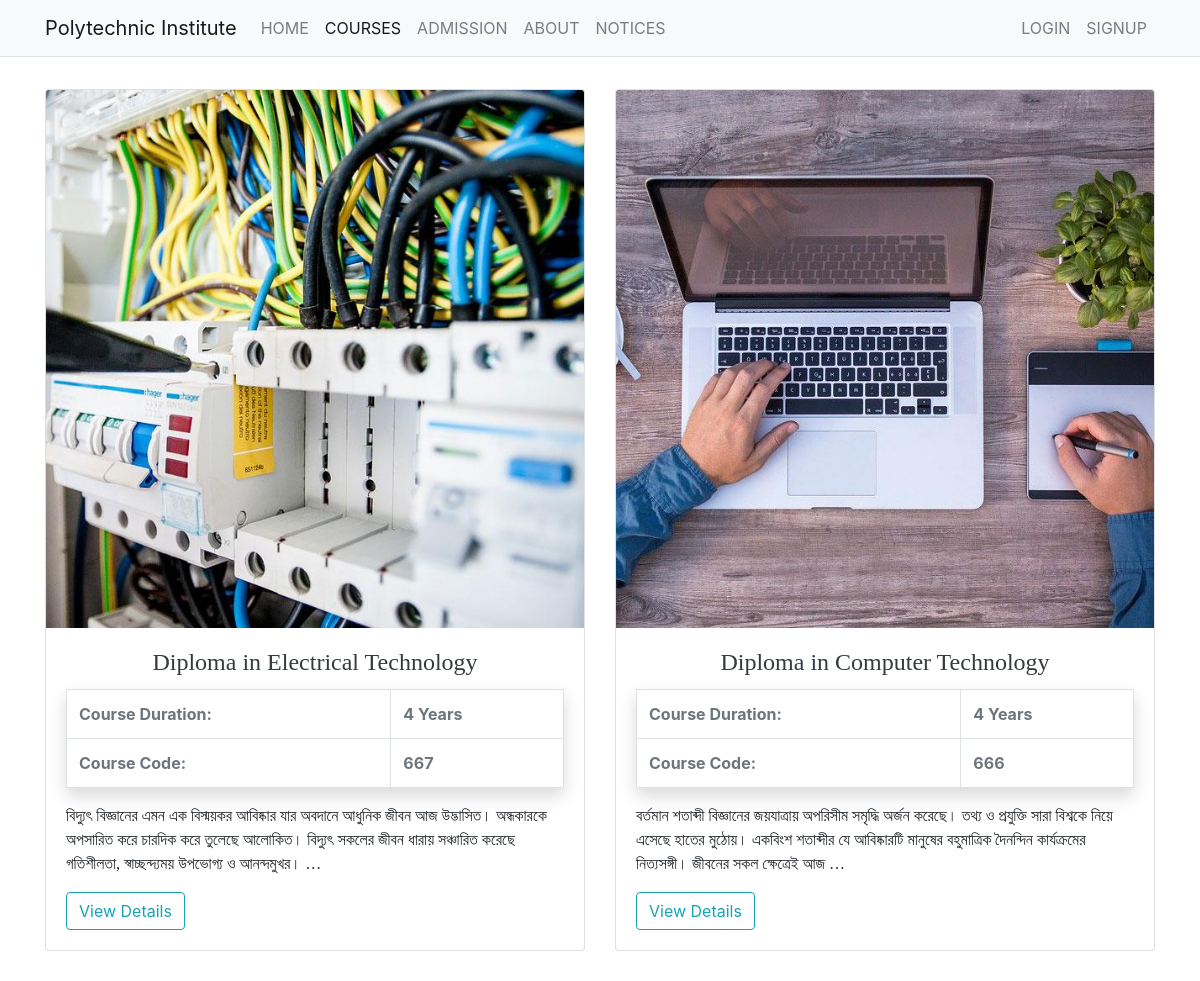
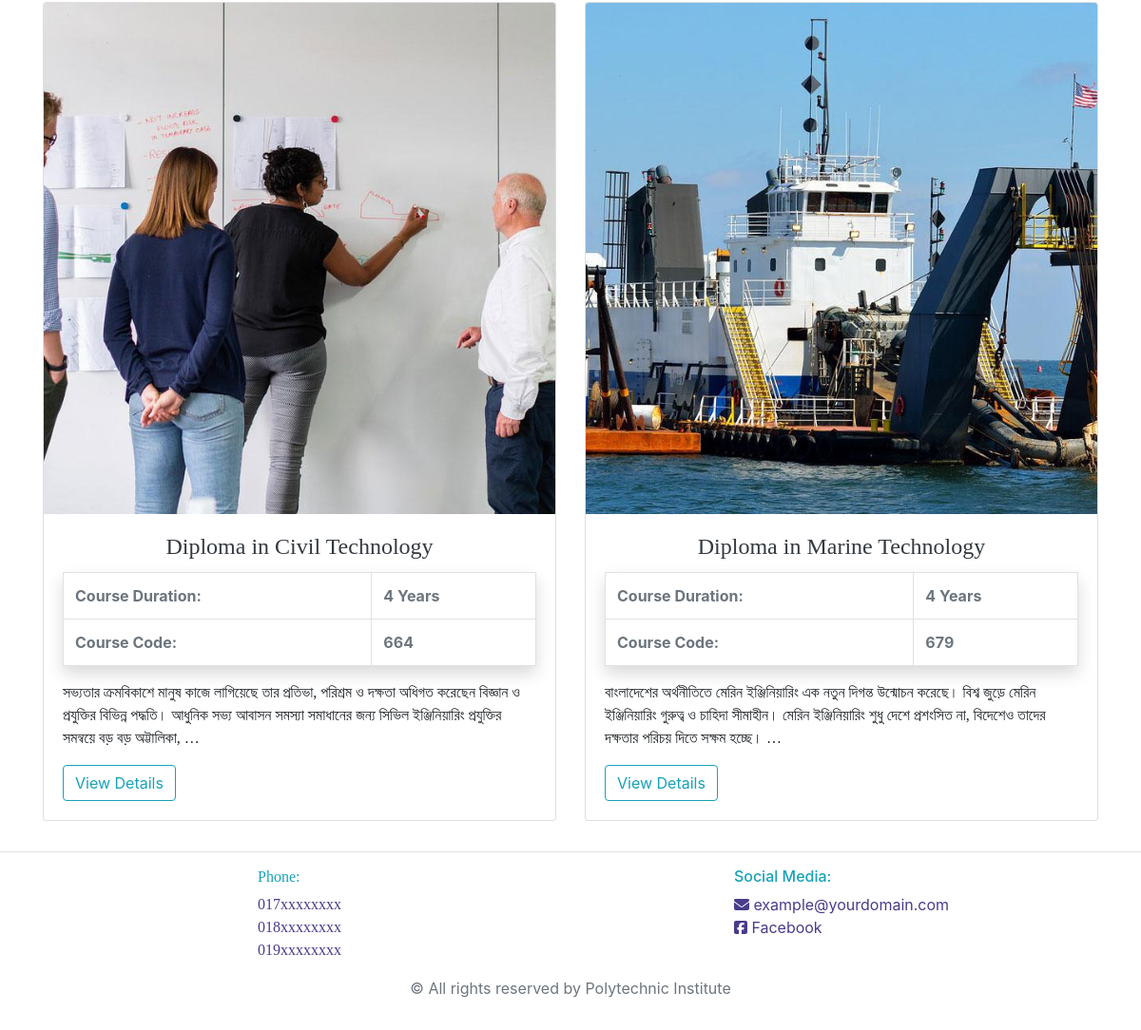
Page /courses/ on the committed database (2 pictures, top to bottom).
### courses/models.py (models this page shows, shortened)
class Course(models.Model):
    name            = models.CharField(max_length=255)
    short_hand      = models.CharField(default="-T", max_length=5)
    code            = models.CharField(max_length=3)
    course_type     = models.CharField(max_length=100, choices=COURSE_TYPE, default="Diploma in Engineering")
    admission_fee   = models.IntegerField(verbose_name="Admission Fee", default=5000)
    readmission_fee = models.IntegerField(verbose_name="Re-admission Fee", default=0)
    semeseters      = models.IntegerField(verbose_name="No. of semesters", default=8)
    duration        = models.CharField(max_length=100, choices=COURSE_DURATIONS, default="4 Years")
    image           = models.ImageField(
                        upload_to='courses',
                        default='1280x640.png',
                        validators=[validate_image],
                        help_text = 'Image size: 1280x640')
    description     = models.TextField(blank=True, null=True)

### courses/views.py (the view)
# urls.py: path('', views.allCourses, name='courses'),
def allCourses(request):
    template = 'courses/courses.html'
    context = {
        'title'     : 'Courses',
        'courses'   : courses,
        'page_name' : 'course',
    }
    return render(request, template, context)

### courses/templates/courses/courses.html
{% extends 'root/base.html' %}
{% block main %}
<div class="row">
    {% for course in courses %}
        <div class="col-sm-12 col-md-6 py-3">
            <div class="card" style="height: 100%;">
                <div class="overflow-hidden">
                    {% if course.image %}
                    <img src="{{course.image.url}}" alt="Course Image" class="card-img-top zoom">
                    {% endif %}
                </div>
                <div class="card-body">
                    <h4 class="card-title font-Bahnschrift text-dark text-center">{{course.name}}</h4>
                    <table class="table table-bordered shadow text-secondary font-weight-bold">
                        <tr>
                            <td>Course Duration:</td>
                            <td>{{course.duration}}</td>
                        </tr>
                        <tr>
                            <td>Course Code:</td>
                            <td>{{course.code}}</td>
                        </tr>
                    </table>
                    <p class="card-text ban">{{course.description|safe|truncatewords:"30"}}</p>
                    <a href="{% url 'view_course' course.code %}" class="card-link btn btn-outline-info">View Details</a>
                </div>
            </div>
        </div>
    {% endfor %}
</div>
{% endblock main %}

### root/templates/root/base.html
{% include 'root/header.html' %}
  <main role="main">
    <div class="container-lg">
      {% block main %}
      {% endblock main %}
    </div>
  </main>
{% include 'root/footer.html' %}

### root/templates/root/header.html (shortened to what this page needs)
{% load static %}
<!DOCTYPE html>
<html lang="en">
<head>
  <link rel="stylesheet" href="{% static 'root/bootstrap-4.4.1-dist/css/bootstrap.min.css' %}">
  <link rel="stylesheet" href="{% static 'root/main.css' %}">
</head>
<body>
    {% include 'root/navbar.html' %}

### root/templates/root/navbar.html (shortened to what this page needs)
<header class="border-bottom sticky-top mb-3" id="header">
    <nav class="navbar navbar-expand-md navbar-light bg-light">
        <div class="container-lg">
            <a href="{% url 'home' %}" class="navbar-brand">Polytechnic Institute</a>
            <div class="collapse navbar-collapse" id="navbarSupportedContent">
                <ul class="navbar-nav mr-auto">
                    <li class="nav-item {% if page_name == 'home' %}active{% endif %}">
                        <a class="nav-link" href="{% url 'home' %}">HOME</a>
                    </li>
                    <li class="nav-item {% if page_name == 'course' %}active{% endif %}">
                        <a class="nav-link" href="{% url 'courses' %}">COURSES</a>
                    </li>
                    <li class="nav-item">
                        <a class="nav-link {% if page_name == 'admission' %}active{% endif %}"
                            href="{% url 'admission' %}">ADMISSION</a>
                    </li>
                    <li class="nav-item">
                        <a class="nav-link {% if page_name == 'about' %}active{% endif %}"
                            href="{% url 'about' %}">ABOUT</a>
                    </li>
                    <li class="nav-item">
                        <a class="nav-link {% if page_name == 'notice' %}active{% endif %}"
                            href="{% url 'all-notices' %}">NOTICES</a>
                    </li>
                </ul>
                <ul class="navbar-nav ml-auto">
                    {% if request.session.applicant_id %}
                    <li class="nav-item">
                        <a class="nav-link active" href="{% url 'applicant-profile' %}">
                            {% if applicant.image %}
                            <img src="{{applicant.image.url}}" class="rounded" style="height: 23px;">
                            {% endif %}
                            Profile
                        </a>
                    </li>
                    <li class="nav-item">
                        <a class="nav-link" href="{% url 'applicant-logout' %}">Logout</a>
                    </li>
                    {% else %}
                    <li class="nav-item">
                        <a class="nav-link {% if page_name == 'login' %}active{% endif %}"
                            href="{% url 'login' %}">LOGIN</a>
                    </li>
                    <li class="nav-item">
                        <a class="nav-link {% if page_name == 'signup' %}active{% endif %}"
                            href="{% url 'signup' %}">SIGNUP</a>
                    </li>
                    {% endif %}
                </ul>
            </div>
        </div>
    </nav>
</header>

### root/templates/root/footer.html
  <footer class="footer py-3 border-top mt-3" id="footer">
    <div class="container-lg">
      <div class="row text-center">
        <div class="col">
          <div class="phone">
            <h6 class="text-info">Phone:</h6>
              <a href="tel:+88017xxxxxxxx">017xxxxxxxx</a><br>
              <a href="tel:+88018xxxxxxxx">018xxxxxxxx</a><br>
              <a href="tel:+88019xxxxxxxx">019xxxxxxxx</a><br>
          </div>
        </div>
        <div class="col">
          <div class="social">
            <h6 class="text-info">Social Media:</h6>
            <a href="mailto:example@yourdomain.com"><i class="fas fa-envelope"></i> example@yourdomain.com</a>
            <br>
            <a href="https://web.facebook.com/your-page"><i class="fab fa-facebook-square" aria-hidden="true"></i> Facebook</a>
          </div>
        </div>
      </div>
      <p class="text-secondary text-center mt-3">&copy; All rights reserved by Polytechnic Institute</p>
    </div>
  </footer>
</body>
</html>

### root/static/root/main.css (style rules this page uses)
.ban { font-family: SolaimanLipi; }
.font-Bahnschrift { font-family: Bahnschrift; }
.social, .phone { display: inline-block; text-align: left; }
.phone { font-family: "Titaillium Web"; }
.phone a { display: inline-block; color: darkslateblue; }
.social a { color: darkslateblue; }
.relative-footer { position: relative; }

### rows in the picture
Course: image (picture), name "Diploma in Electrical Technology", duration "4 Years", code "667", description "বিদ্যুৎ বিজ্ঞানের এমন এক বিস্ময়কর আবিষ্কার যার অবদানে আধুনিক জীবন আজ উদ্ভাসিত। অন্ধকারকে অপসারিত করে চারদিক করে তুলেছে আলােকিত। বিদ্যুৎ সকলের জীবন ধারায় সঞ্চারিত করেছে গতিশীলতা, স্বাচ্ছন্দ্যময় উপভোগ্য ও আনন্দমুখর। …"
Course: image (picture), name "Diploma in Computer Technology", duration "4 Years", code "666", description "বর্তমান শতাব্দী বিজ্ঞানের জয়যাত্রায় অপরিসীম সমৃদ্ধি অর্জন করেছে। তথ্য ও প্রযুক্তি সারা বিশ্বকে নিয়ে এসেছে হাতের মুঠোয়। একবিংশ শতাব্দীর যে আবিষ্কারটি মানুষের বহুমাত্রিক দৈনন্দিন কার্যক্রমের নিত্যসঙ্গী। জীবনের সকল ক্ষেত্রেই আজ …"
Course: image (picture), name "Diploma in Civil Technology", duration "4 Years", code "664", description "সভ্যতার ক্রমবিকাশে মানুষ কাজে লাগিয়েছে তার প্রতিভা, পরিশ্রম ও দক্ষতা অধিগত করেছেন বিজ্ঞান ও প্রযুক্তির বিভিন্ন পদ্ধতি। আধুনিক সভ্য আবাসন সমস্যা সমাধানের জন্য সিভিল ইঞ্জিনিয়ারিং প্রযুক্তির সমন্বয়ে বড় বড় অট্টালিকা, …"
Course: image (picture), name "Diploma in Marine Technology", duration "4 Years", code "679", description "বাংলাদেশের অর্থনীতিতে মেরিন ইঞ্জিনিয়ারিং এক নতুন দিগন্ত উন্মোচন করেছে। বিশ্ব জুড়ে মেরিন ইঞ্জিনিয়ারিং গুরুত্ব ও চাহিদা সীমাহীন। মেরিন ইঞ্জিনিয়ারিং শুধু দেশে প্রশংসিত না, বিদেশেও তাদের দক্ষতার পরিচয় দিতে সক্ষম হচ্ছে। …"
